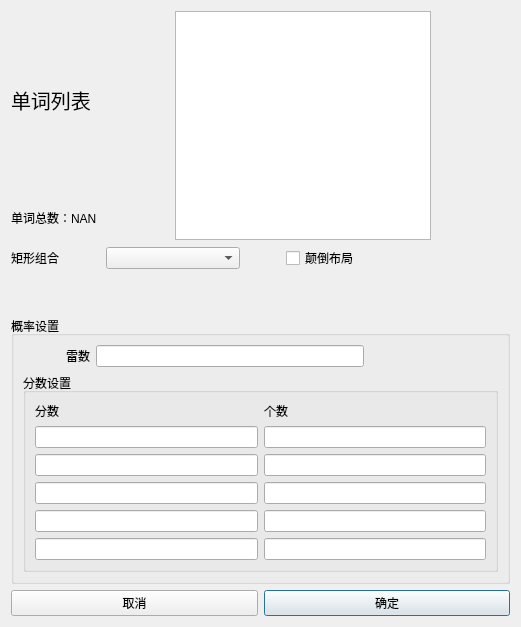
<?xml version="1.0" encoding="UTF-8"?>
<ui version="4.0">
 <class>GameSetting</class>
 <widget class="QDialog" name="GameSetting">
  <property name="geometry">
   <rect>
    <x>0</x>
    <y>0</y>
    <width>521</width>
    <height>627</height>
   </rect>
  </property>
  <property name="windowTitle">
   <string>游戏设置</string>
  </property>
  <layout class="QVBoxLayout" name="verticalLayout_6" stretch="10,3,0,10,1">
   <item>
    <layout class="QHBoxLayout" name="horizontalLayout_6" stretch="2,0,1">
     <item>
      <layout class="QVBoxLayout" name="verticalLayout_5" stretch="4,1">
       <item>
        <widget class="QLabel" name="label">
         <property name="font">
          <font>
           <family>微软雅黑</family>
           <pointsize>15</pointsize>
          </font>
         </property>
         <property name="text">
          <string>单词列表</string>
         </property>
        </widget>
       </item>
       <item>
        <widget class="QLabel" name="zongshu_l">
         <property name="text">
          <string>单词总数：NAN</string>
         </property>
        </widget>
       </item>
      </layout>
     </item>
     <item>
      <widget class="QListView" name="wordList">
       <property name="sizePolicy">
        <sizepolicy hsizetype="Expanding" vsizetype="Preferred">
         <horstretch>0</horstretch>
         <verstretch>0</verstretch>
        </sizepolicy>
       </property>
      </widget>
     </item>
     <item>
      <spacer name="horizontalSpacer_4">
       <property name="orientation">
        <enum>Qt::Horizontal</enum>
       </property>
       <property name="sizeHint" stdset="0">
        <size>
         <width>40</width>
         <height>20</height>
        </size>
       </property>
      </spacer>
     </item>
    </layout>
   </item>
   <item>
    <layout class="QHBoxLayout" name="horizontalLayout_5" stretch="2,3,0,5">
     <item>
      <widget class="QLabel" name="label_3">
       <property name="text">
        <string>矩形组合</string>
       </property>
      </widget>
     </item>
     <item>
      <widget class="QComboBox" name="zhuhe_cbb"/>
     </item>
     <item>
      <spacer name="horizontalSpacer_3">
       <property name="orientation">
        <enum>Qt::Horizontal</enum>
       </property>
       <property name="sizeHint" stdset="0">
        <size>
         <width>40</width>
         <height>20</height>
        </size>
       </property>
      </spacer>
     </item>
     <item>
      <widget class="QCheckBox" name="reverse_cb">
       <property name="text">
        <string>颠倒布局</string>
       </property>
      </widget>
     </item>
    </layout>
   </item>
   <item>
    <spacer name="verticalSpacer">
     <property name="orientation">
      <enum>Qt::Vertical</enum>
     </property>
     <property name="sizeHint" stdset="0">
      <size>
       <width>20</width>
       <height>40</height>
      </size>
     </property>
    </spacer>
   </item>
   <item>
    <widget class="QGroupBox" name="groupBox_2">
     <property name="title">
      <string>概率设置</string>
     </property>
     <layout class="QVBoxLayout" name="verticalLayout_4">
      <item>
       <layout class="QVBoxLayout" name="verticalLayout_3">
        <item>
         <layout class="QHBoxLayout" name="horizontalLayout_2" stretch="1,4,2">
          <item>
           <widget class="QLabel" name="label_4">
            <property name="text">
             <string>雷数</string>
            </property>
            <property name="alignment">
             <set>Qt::AlignRight|Qt::AlignTrailing|Qt::AlignVCenter</set>
            </property>
           </widget>
          </item>
          <item>
           <widget class="QLineEdit" name="lei_lin"/>
          </item>
          <item>
           <spacer name="horizontalSpacer_2">
            <property name="orientation">
             <enum>Qt::Horizontal</enum>
            </property>
            <property name="sizeHint" stdset="0">
             <size>
              <width>40</width>
              <height>20</height>
             </size>
            </property>
           </spacer>
          </item>
         </layout>
        </item>
       </layout>
      </item>
      <item>
       <widget class="QGroupBox" name="groupBox">
        <property name="title">
         <string>分数设置</string>
        </property>
        <layout class="QHBoxLayout" name="horizontalLayout">
         <item>
          <layout class="QVBoxLayout" name="verticalLayout_2">
           <item>
            <widget class="QLabel" name="label_7">
             <property name="text">
              <string>分数</string>
             </property>
            </widget>
           </item>
           <item>
            <widget class="QLineEdit" name="fen_1"/>
           </item>
           <item>
            <widget class="QLineEdit" name="fen_2"/>
           </item>
           <item>
            <widget class="QLineEdit" name="fen_3"/>
           </item>
           <item>
            <widget class="QLineEdit" name="fen_4"/>
           </item>
           <item>
            <widget class="QLineEdit" name="fen_5"/>
           </item>
          </layout>
         </item>
         <item>
          <layout class="QVBoxLayout" name="verticalLayout">
           <item>
            <widget class="QLabel" name="label_5">
             <property name="text">
              <string>个数</string>
             </property>
            </widget>
           </item>
           <item>
            <widget class="QLineEdit" name="shu_1"/>
           </item>
           <item>
            <widget class="QLineEdit" name="shu_2"/>
           </item>
           <item>
            <widget class="QLineEdit" name="shu_3"/>
           </item>
           <item>
            <widget class="QLineEdit" name="shu_4"/>
           </item>
           <item>
            <widget class="QLineEdit" name="shu_5"/>
           </item>
          </layout>
         </item>
        </layout>
       </widget>
      </item>
     </layout>
    </widget>
   </item>
   <item>
    <layout class="QHBoxLayout" name="horizontalLayout_4">
     <item>
      <widget class="QPushButton" name="cancel_btn">
       <property name="text">
        <string>取消</string>
       </property>
      </widget>
     </item>
     <item>
      <widget class="QPushButton" name="ok_btn">
       <property name="text">
        <string>确定</string>
       </property>
       <property name="default">
        <bool>true</bool>
       </property>
      </widget>
     </item>
    </layout>
   </item>
  </layout>
 </widget>
 <resources/>
 <connections/>
</ui>
